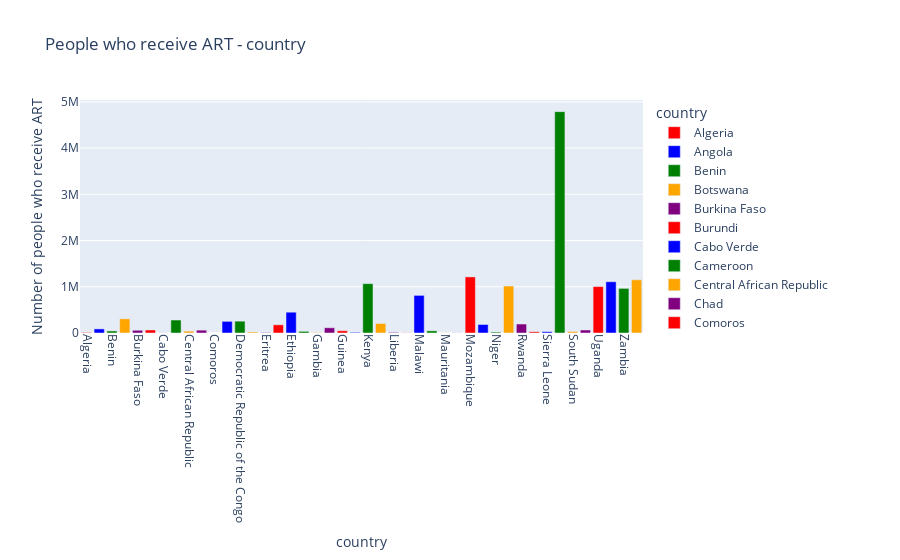

This figure's notebook cell:
### Code cell
colors = ['red', 'blue', 'green', 'orange', 'purple']
# Create a Plotly Express bar chart
fig = px.bar(PeoplereceivingART, x=PeoplereceivingART.index, y='Reported number of people receiving ART',
             title="People who receive ART - country", color=PeoplereceivingART.index, color_discrete_sequence=colors)

# Customize the layout
fig.update_layout(
    xaxis_title="country",
    yaxis_title="Number of people who receive ART",
    xaxis=dict(tickangle=90),
    legend_title="country",
)

# Show the plot
fig.show()

### Figure 1 — Plotly figure (JSON) as saved in the notebook; plotly's stock layout.template omitted (floating-point values rounded to 4 significant figures)
{"data": [{"alignmentgroup": "True", "hovertemplate": "Country=%{x}<br>Reported number of people receiving ART=%{y}<extra></extra>", "legendgroup": "Algeria", "marker": {"color": "red", "pattern": {"shape": ""}}, "name": "Algeria", "offsetgroup": "Algeria", "orientation": "v", "showlegend": true, "textposition": "auto", "type": "bar", "x": ["Algeria"], "xaxis": "x", "y": [12800], "yaxis": "y"}, {"alignmentgroup": "True", "hovertemplate": "Country=%{x}<br>Reported number of people receiving ART=%{y}<extra></extra>", "legendgroup": "Angola", "marker": {"color": "blue", "pattern": {"shape": ""}}, "name": "Angola", "offsetgroup": "Angola", "orientation": "v", "showlegend": true, "textposition": "auto", "type": "bar", "x": ["Angola"], "xaxis": "x", "y": [88700], "yaxis": "y"}, {"alignmentgroup": "True", "hovertemplate": "Country=%{x}<br>Reported number of people receiving ART=%{y}<extra></extra>", "legendgroup": "Benin", "marker": {"color": "green", "pattern": {"shape": ""}}, "name": "Benin", "offsetgroup": "Benin", "orientation": "v", "showlegend": true, "textposition": "auto", "type": "bar", "x": ["Benin"], "xaxis": "x", "y": [44200], "yaxis": "y"}, {"alignmentgroup": "True", "hovertemplate": "Country=%{x}<br>Reported number of people receiving ART=%{y}<extra></extra>", "legendgroup": "Botswana", "marker": {"color": "orange", "pattern": {"shape": ""}}, "name": "Botswana", "offsetgroup": "Botswana", "orientation": "v", "showlegend": true, "textposition": "auto", "type": "bar", "x": ["Botswana"], "xaxis": "x", "y": [307000], "yaxis": "y"}, {"alignmentgroup": "True", "hovertemplate": "Country=%{x}<br>Reported number of people receiving ART=%{y}<extra></extra>", "legendgroup": "Burkina Faso", "marker": {"color": "purple", "pattern": {"shape": ""}}, "name": "Burkina Faso", "offsetgroup": "Burkina Faso", "orientation": "v", "showlegend": true, "textposition": "auto", "type": "bar", "x": ["Burkina Faso"], "xaxis": "x", "y": [59300], "yaxis": "y"}, {"alignmentgroup": "True", "hovertemplate": "Country=%{x}<br>Reported number of people receiving ART=%{y}<extra></extra>", "legendgroup": "Burundi", "marker": {"color": "red", "pattern": {"shape": ""}}, "name": "Burundi", "offsetgroup": "Burundi", "orientation": "v", "showlegend": true, "textposition": "auto", "type": "bar", "x": ["Burundi"], "xaxis": "x", "y": [65500], "yaxis": "y"}, {"alignmentgroup": "True", "hovertemplate": "Country=%{x}<br>Reported number of people receiving ART=%{y}<extra></extra>", "legendgroup": "Cabo Verde", "marker": {"color": "blue", "pattern": {"shape": ""}}, "name": "Cabo Verde", "offsetgroup": "Cabo Verde", "orientation": "v", "showlegend": true, "textposition": "auto", "type": "bar", "x": ["Cabo Verde"], "xaxis": "x", "y": [2200], "yaxis": "y"}, {"alignmentgroup": "True", "hovertemplate": "Country=%{x}<br>Reported number of people receiving ART=%{y}<extra></extra>", "legendgroup": "Cameroon", "marker": {"color": "green", "pattern": {"shape": ""}}, "name": "Cameroon", "offsetgroup": "Cameroon", "orientation": "v", "showlegend": true, "textposition": "auto", "type": "bar", "x": ["Cameroon"], "xaxis": "x", "y": [281000], "yaxis": "y"}, {"alignmentgroup": "True", "hovertemplate": "Country=%{x}<br>Reported number of people receiving ART=%{y}<extra></extra>", "legendgroup": "Central African Republic", "marker": {"color": "orange", "pattern": {"shape": ""}}, "name": "Central African Republic", "offsetgroup": "Central African Republic", "orientation": "v", "showlegend": true, "textposition": "auto", "type": "bar", "x": ["Central African Republic"], "xaxis": "x", "y": [39600], "yaxis": "y"}, {"alignmentgroup": "True", "hovertemplate": "Country=%{x}<br>Reported number of people receiving ART=%{y}<extra></extra>", "legendgroup": "Chad", "marker": {"color": "purple", "pattern": {"shape": ""}}, "name": "Chad", "offsetgroup": "Chad", "orientation": "v", "showlegend": true, "textposition": "auto", "type": "bar", "x": ["Chad"], "xaxis": "x", "y": [61400], "yaxis": "y"}, {"alignmentgroup": "True", "hovertemplate": "Country=%{x}<br>Reported number of people receiving ART=%{y}<extra></extra>", "legendgroup": "Comoros", "marker": {"color": "red", "pattern": {"shape": ""}}, "name": "Comoros", "offsetgroup": "Comoros", "orientation": "v", "showlegend": true, "textposition": "auto", "type": "bar", "x": ["Comoros"], "xaxis": "x", "y": [100], "yaxis": "y"}, {"alignmentgroup": "True", "hovertemplate": "Country=%{x}<br>Reported number of people receiving ART=%{y}<extra></extra>", "legendgroup": "Côte d'Ivoire", "marker": {"color": "blue", "pattern": {"shape": ""}}, "name": "Côte d'Ivoire", "offsetgroup": "Côte d'Ivoire", "orientation": "v", "showlegend": true, "textposition": "auto", "type": "bar", "x": ["Côte d'Ivoire"], "xaxis": "x", "y": [252000], "yaxis": "y"}, {"alignmentgroup": "True", "hovertemplate": "Country=%{x}<br>Reported number of people receiving ART=%{y}<extra></extra>", "legendgroup": "Democratic Republic of the Congo", "marker": {"color": "green", "pattern": {"shape": ""}}, "name": "Democratic Republic of the Congo", "offsetgroup": "Democratic Republic of the Congo", "orientation": "v", "showlegend": true, "textposition": "auto", "type": "bar", "x": ["Democratic Republic of the Congo"], "xaxis": "x", "y": [256000], "yaxis": "y"}, {"alignmentgroup": "True", "hovertemplate": "Country=%{x}<br>Reported number of people receiving ART=%{y}<extra></extra>", "legendgroup": "Equatorial Guinea", "marker": {"color": "orange", "pattern": {"shape": ""}}, "name": "Equatorial Guinea", "offsetgroup": "Equatorial Guinea", "orientation": "v", "showlegend": true, "textposition": "auto", "type": "bar", "x": ["Equatorial Guinea"], "xaxis": "x", "y": [21400], "yaxis": "y"}, {"alignmentgroup": "True", "hovertemplate": "Country=%{x}<br>Reported number of people receiving ART=%{y}<extra></extra>", "legendgroup": "Eritrea", "marker": {"color": "purple", "pattern": {"shape": ""}}, "name": "Eritrea", "offsetgroup": "Eritrea", "orientation": "v", "showlegend": true, "textposition": "auto", "type": "bar", "x": ["Eritrea"], "xaxis": "x", "y": [8900], "yaxis": "y"}, {"alignmentgroup": "True", "hovertemplate": "Country=%{x}<br>Reported number of people receiving ART=%{y}<extra></extra>", "legendgroup": "Eswatini", "marker": {"color": "red", "pattern": {"shape": ""}}, "name": "Eswatini", "offsetgroup": "Eswatini", "orientation": "v", "showlegend": true, "textposition": "auto", "type": "bar", "x": ["Eswatini"], "xaxis": "x", "y": [177000], "yaxis": "y"}, {"alignmentgroup": "True", "hovertemplate": "Country=%{x}<br>Reported number of people receiving ART=%{y}<extra></extra>", "legendgroup": "Ethiopia", "marker": {"color": "blue", "pattern": {"shape": ""}}, "name": "Ethiopia", "offsetgroup": "Ethiopia", "orientation": "v", "showlegend": true, "textposition": "auto", "type": "bar", "x": ["Ethiopia"], "xaxis": "x", "y": [450000], "yaxis": "y"}, {"alignmentgroup": "True", "hovertemplate": "Country=%{x}<br>Reported number of people receiving ART=%{y}<extra></extra>", "legendgroup": "Gabon", "marker": {"color": "green", "pattern": {"shape": ""}}, "name": "Gabon", "offsetgroup": "Gabon", "orientation": "v", "showlegend": true, "textposition": "auto", "type": "bar", "x": ["Gabon"], "xaxis": "x", "y": [35600], "yaxis": "y"}, {"alignmentgroup": "True", "hovertemplate": "Country=%{x}<br>Reported number of people receiving ART=%{y}<extra></extra>", "legendgroup": "Gambia", "marker": {"color": "orange", "pattern": {"shape": ""}}, "name": "Gambia", "offsetgroup": "Gambia", "orientation": "v", "showlegend": true, "textposition": "auto", "type": "bar", "x": ["Gambia"], "xaxis": "x", "y": [7500], "yaxis": "y"}, {"alignmentgroup": "True", "hovertemplate": "Country=%{x}<br>Reported number of people receiving ART=%{y}<extra></extra>", "legendgroup": "Ghana", "marker": {"color": "purple", "pattern": {"shape": ""}}, "name": "Ghana", "offsetgroup": "Ghana", "orientation": "v", "showlegend": true, "textposition": "auto", "type": "bar", "x": ["Ghana"], "xaxis": "x", "y": [113000], "yaxis": "y"}, {"alignmentgroup": "True", "hovertemplate": "Country=%{x}<br>Reported number of people receiving ART=%{y}<extra></extra>", "legendgroup": "Guinea", "marker": {"color": "red", "pattern": {"shape": ""}}, "name": "Guinea", "offsetgroup": "Guinea", "orientation": "v", "showlegend": true, "textposition": "auto", "type": "bar", "x": ["Guinea"], "xaxis": "x", "y": [48600], "yaxis": "y"}, {"alignmentgroup": "True", "hovertemplate": "Country=%{x}<br>Reported number of people receiving ART=%{y}<extra></extra>", "legendgroup": "Guinea-Bissau", "marker": {"color": "blue", "pattern": {"shape": ""}}, "name": "Guinea-Bissau", "offsetgroup": "Guinea-Bissau", "orientation": "v", "showlegend": true, "textposition": "auto", "type": "bar", "x": ["Guinea-Bissau"], "xaxis": "x", "y": [14600], "yaxis": "y"}, {"alignmentgroup": "True", "hovertemplate": "Country=%{x}<br>Reported number of people receiving ART=%{y}<extra></extra>", "legendgroup": "Kenya", "marker": {"color": "green", "pattern": {"shape": ""}}, "name": "Kenya", "offsetgroup": "Kenya", "orientation": "v", "showlegend": true, "textposition": "auto", "type": "bar", "x": ["Kenya"], "xaxis": "x", "y": [1068000], "yaxis": "y"}, {"alignmentgroup": "True", "hovertemplate": "Country=%{x}<br>Reported number of people receiving ART=%{y}<extra></extra>", "legendgroup": "Lesotho", "marker": {"color": "orange", "pattern": {"shape": ""}}, "name": "Lesotho", "offsetgroup": "Lesotho", "orientation": "v", "showlegend": true, "textposition": "auto", "type": "bar", "x": ["Lesotho"], "xaxis": "x", "y": [206000], "yaxis": "y"}, {"alignmentgroup": "True", "hovertemplate": "Country=%{x}<br>Reported number of people receiving ART=%{y}<extra></extra>", "legendgroup": "Liberia", "marker": {"color": "purple", "pattern": {"shape": ""}}, "name": "Liberia", "offsetgroup": "Liberia", "orientation": "v", "showlegend": true, "textposition": "auto", "type": "bar", "x": ["Liberia"], "xaxis": "x", "y": [13900], "yaxis": "y"}, {"alignmentgroup": "True", "hovertemplate": "Country=%{x}<br>Reported number of people receiving ART=%{y}<extra></extra>", "legendgroup": "Madagascar", "marker": {"color": "red", "pattern": {"shape": ""}}, "name": "Madagascar", "offsetgroup": "Madagascar", "orientation": "v", "showlegend": true, "textposition": "auto", "type": "bar", "x": ["Madagascar"], "xaxis": "x", "y": [3500], "yaxis": "y"}, {"alignmentgroup": "True", "hovertemplate": "Country=%{x}<br>Reported number of people receiving ART=%{y}<extra></extra>", "legendgroup": "Malawi", "marker": {"color": "blue", "pattern": {"shape": ""}}, "name": "Malawi", "offsetgroup": "Malawi", "orientation": "v", "showlegend": true, "textposition": "auto", "type": "bar", "x": ["Malawi"], "xaxis": "x", "y": [814000], "yaxis": "y"}, {"alignmentgroup": "True", "hovertemplate": "Country=%{x}<br>Reported number of people receiving ART=%{y}<extra></extra>", "legendgroup": "Mali", "marker": {"color": "green", "pattern": {"shape": ""}}, "name": "Mali", "offsetgroup": "Mali", "orientation": "v", "showlegend": true, "textposition": "auto", "type": "bar", "x": ["Mali"], "xaxis": "x", "y": [47100], "yaxis": "y"}, {"alignmentgroup": "True", "hovertemplate": "Country=%{x}<br>Reported number of people receiving ART=%{y}<extra></extra>", "legendgroup": "Mauritania", "marker": {"color": "orange", "pattern": {"shape": ""}}, "name": "Mauritania", "offsetgroup": "Mauritania", "orientation": "v", "showlegend": true, "textposition": "auto", "type": "bar", "x": ["Mauritania"], "xaxis": "x", "y": [3000], "yaxis": "y"}, {"alignmentgroup": "True", "hovertemplate": "Country=%{x}<br>Reported number of people receiving ART=%{y}<extra></extra>", "legendgroup": "Mauritius", "marker": {"color": "purple", "pattern": {"shape": ""}}, "name": "Mauritius", "offsetgroup": "Mauritius", "orientation": "v", "showlegend": true, "textposition": "auto", "type": "bar", "x": ["Mauritius"], "xaxis": "x", "y": [2800], "yaxis": "y"}, {"alignmentgroup": "True", "hovertemplate": "Country=%{x}<br>Reported number of people receiving ART=%{y}<extra></extra>", "legendgroup": "Mozambique", "marker": {"color": "red", "pattern": {"shape": ""}}, "name": "Mozambique", "offsetgroup": "Mozambique", "orientation": "v", "showlegend": true, "textposition": "auto", "type": "bar", "x": ["Mozambique"], "xaxis": "x", "y": [1213000], "yaxis": "y"}, {"alignmentgroup": "True", "hovertemplate": "Country=%{x}<br>Reported number of people receiving ART=%{y}<extra></extra>", "legendgroup": "Namibia", "marker": {"color": "blue", "pattern": {"shape": ""}}, "name": "Namibia", "offsetgroup": "Namibia", "orientation": "v", "showlegend": true, "textposition": "auto", "type": "bar", "x": ["Namibia"], "xaxis": "x", "y": [184000], "yaxis": "y"}, {"alignmentgroup": "True", "hovertemplate": "Country=%{x}<br>Reported number of people receiving ART=%{y}<extra></extra>", "legendgroup": "Niger", "marker": {"color": "green", "pattern": {"shape": ""}}, "name": "Niger", "offsetgroup": "Niger", "orientation": "v", "showlegend": true, "textposition": "auto", "type": "bar", "x": ["Niger"], "xaxis": "x", "y": [19800], "yaxis": "y"}, {"alignmentgroup": "True", "hovertemplate": "Country=%{x}<br>Reported number of people receiving ART=%{y}<extra></extra>", "legendgroup": "Nigeria", "marker": {"color": "orange", "pattern": {"shape": ""}}, "name": "Nigeria", "offsetgroup": "Nigeria", "orientation": "v", "showlegend": true, "textposition": "auto", "type": "bar", "x": ["Nigeria"], "xaxis": "x", "y": [1016000], "yaxis": "y"}, {"alignmentgroup": "True", "hovertemplate": "Country=%{x}<br>Reported number of people receiving ART=%{y}<extra></extra>", "legendgroup": "Rwanda", "marker": {"color": "purple", "pattern": {"shape": ""}}, "name": "Rwanda", "offsetgroup": "Rwanda", "orientation": "v", "showlegend": true, "textposition": "auto", "type": "bar", "x": ["Rwanda"], "xaxis": "x", "y": [194000], "yaxis": "y"}, {"alignmentgroup": "True", "hovertemplate": "Country=%{x}<br>Reported number of people receiving ART=%{y}<extra></extra>", "legendgroup": "Senegal", "marker": {"color": "red", "pattern": {"shape": ""}}, "name": "Senegal", "offsetgroup": "Senegal", "orientation": "v", "showlegend": true, "textposition": "auto", "type": "bar", "x": ["Senegal"], "xaxis": "x", "y": [26600], "yaxis": "y"}, {"alignmentgroup": "True", "hovertemplate": "Country=%{x}<br>Reported number of people receiving ART=%{y}<extra></extra>", "legendgroup": "Sierra Leone", "marker": {"color": "blue", "pattern": {"shape": ""}}, "name": "Sierra Leone", "offsetgroup": "Sierra Leone", "orientation": "v", "showlegend": true, "textposition": "auto", "type": "bar", "x": ["Sierra Leone"], "xaxis": "x", "y": [28400], "yaxis": "y"}, {"alignmentgroup": "True", "hovertemplate": "Country=%{x}<br>Reported number of people receiving ART=%{y}<extra></extra>", "legendgroup": "South Africa", "marker": {"color": "green", "pattern": {"shape": ""}}, "name": "South Africa", "offsetgroup": "South Africa", "orientation": "v", "showlegend": true, "textposition": "auto", "type": "bar", "x": ["South Africa"], "xaxis": "x", "y": [4788000], "yaxis": "y"}, {"alignmentgroup": "True", "hovertemplate": "Country=%{x}<br>Reported number of people receiving ART=%{y}<extra></extra>", "legendgroup": "South Sudan", "marker": {"color": "orange", "pattern": {"shape": ""}}, "name": "South Sudan", "offsetgroup": "South Sudan", "orientation": "v", "showlegend": true, "textposition": "auto", "type": "bar", "x": ["South Sudan"], "xaxis": "x", "y": [30700], "yaxis": "y"}, {"alignmentgroup": "True", "hovertemplate": "Country=%{x}<br>Reported number of people receiving ART=%{y}<extra></extra>", "legendgroup": "Togo", "marker": {"color": "purple", "pattern": {"shape": ""}}, "name": "Togo", "offsetgroup": "Togo", "orientation": "v", "showlegend": true, "textposition": "auto", "type": "bar", "x": ["Togo"], "xaxis": "x", "y": [64800], "yaxis": "y"}, {"alignmentgroup": "True", "hovertemplate": "Country=%{x}<br>Reported number of people receiving ART=%{y}<extra></extra>", "legendgroup": "Uganda", "marker": {"color": "red", "pattern": {"shape": ""}}, "name": "Uganda", "offsetgroup": "Uganda", "orientation": "v", "showlegend": true, "textposition": "auto", "type": "bar", "x": ["Uganda"], "xaxis": "x", "y": [1004000], "yaxis": "y"}, {"alignmentgroup": "True", "hovertemplate": "Country=%{x}<br>Reported number of people receiving ART=%{y}<extra></extra>", "legendgroup": "United Republic of Tanzania", "marker": {"color": "blue", "pattern": {"shape": ""}}, "name": "United Republic of Tanzania", "offsetgroup": "United Republic of Tanzania", "orientation": "v", "showlegend": true, "textposition": "auto", "type": "bar", "x": ["United Republic of Tanzania"], "xaxis": "x", "y": [1109000], "yaxis": "y"}, {"alignmentgroup": "True", "hovertemplate": "Country=%{x}<br>Reported number of people receiving ART=%{y}<extra></extra>", "legendgroup": "Zambia", "marker": {"color": "green", "pattern": {"shape": ""}}, "name": "Zambia", "offsetgroup": "Zambia", "orientation": "v", "showlegend": true, "textposition": "auto", "type": "bar", "x": ["Zambia"], "xaxis": "x", "y": [965000], "yaxis": "y"}, {"alignmentgroup": "True", "hovertemplate": "Country=%{x}<br>Reported number of people receiving ART=%{y}<extra></extra>", "legendgroup": "Zimbabwe", "marker": {"color": "orange", "pattern": {"shape": ""}}, "name": "Zimbabwe", "offsetgroup": "Zimbabwe", "orientation": "v", "showlegend": true, "textposition": "auto", "type": "bar", "x": ["Zimbabwe"], "xaxis": "x", "y": [1151000], "yaxis": "y"}], "layout": {"barmode": "relative", "legend": {"title": {"text": "country"}, "tracegroupgap": 0}, "title": {"text": "People who receive ART - country"}, "xaxis": {"anchor": "y", "categoryarray": ["Algeria", "Angola", "Benin", "Botswana", "Burkina Faso", "Burundi", "Cabo Verde", "Cameroon", "Central African Republic", "Chad", "Comoros", "Côte d'Ivoire", "Democratic Republic of the Congo", "Equatorial Guinea", "Eritrea", "Eswatini", "Ethiopia", "Gabon", "Gambia", "Ghana", "Guinea", "Guinea-Bissau", "Kenya", "Lesotho", "Liberia", "Madagascar", "Malawi", "Mali", "Mauritania", "Mauritius", "Mozambique", "Namibia", "Niger", "Nigeria", "Rwanda", "Senegal", "Sierra Leone", "South Africa", "South Sudan", "Togo", "Uganda", "United Republic of Tanzania", "Zambia", "Zimbabwe"], "categoryorder": "array", "domain": [0, 1], "tickangle": 90, "title": {"text": "country"}}, "yaxis": {"anchor": "x", "domain": [0, 1], "title": {"text": "Number of people who receive ART"}}}}
